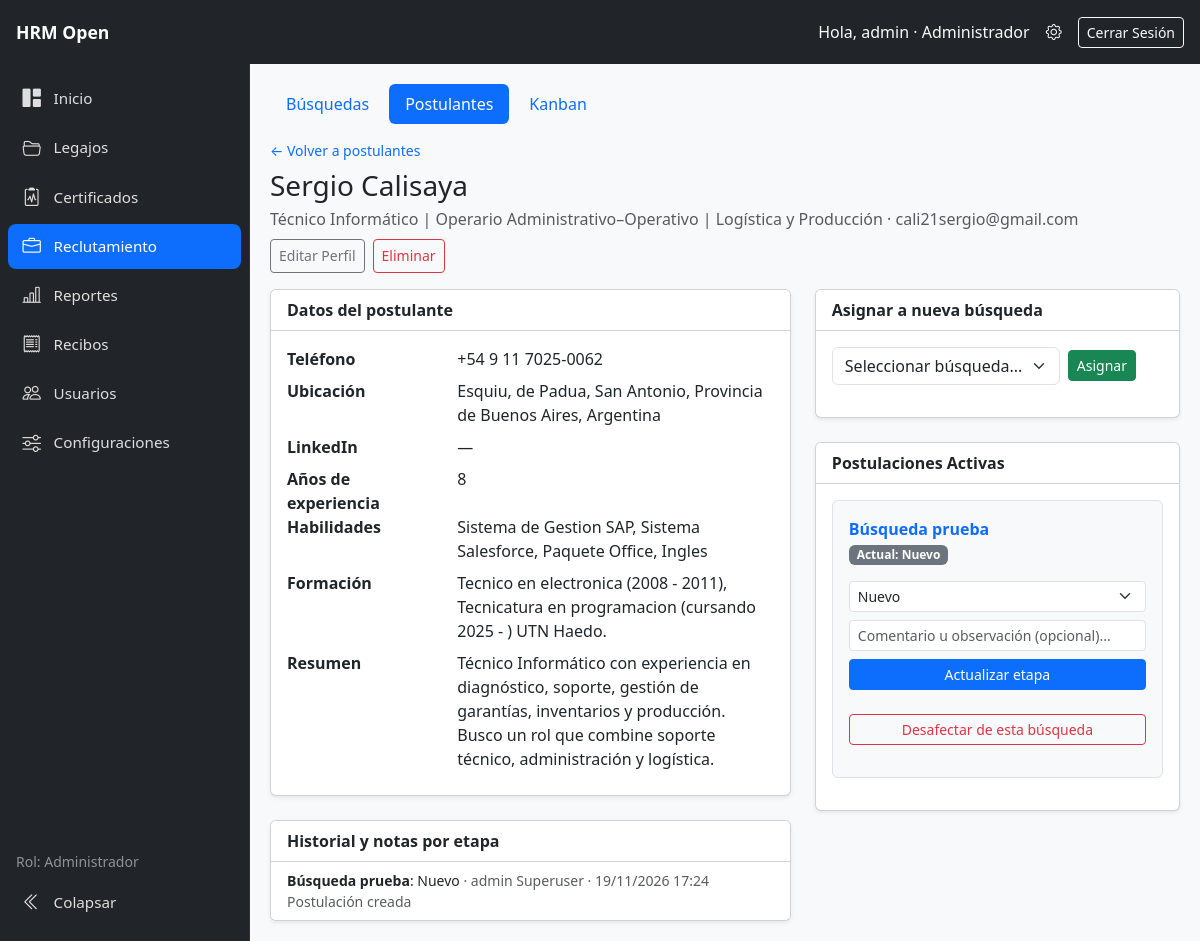
The page /recruitment/candidates/6/ (signed in) on the database as committed earlier.
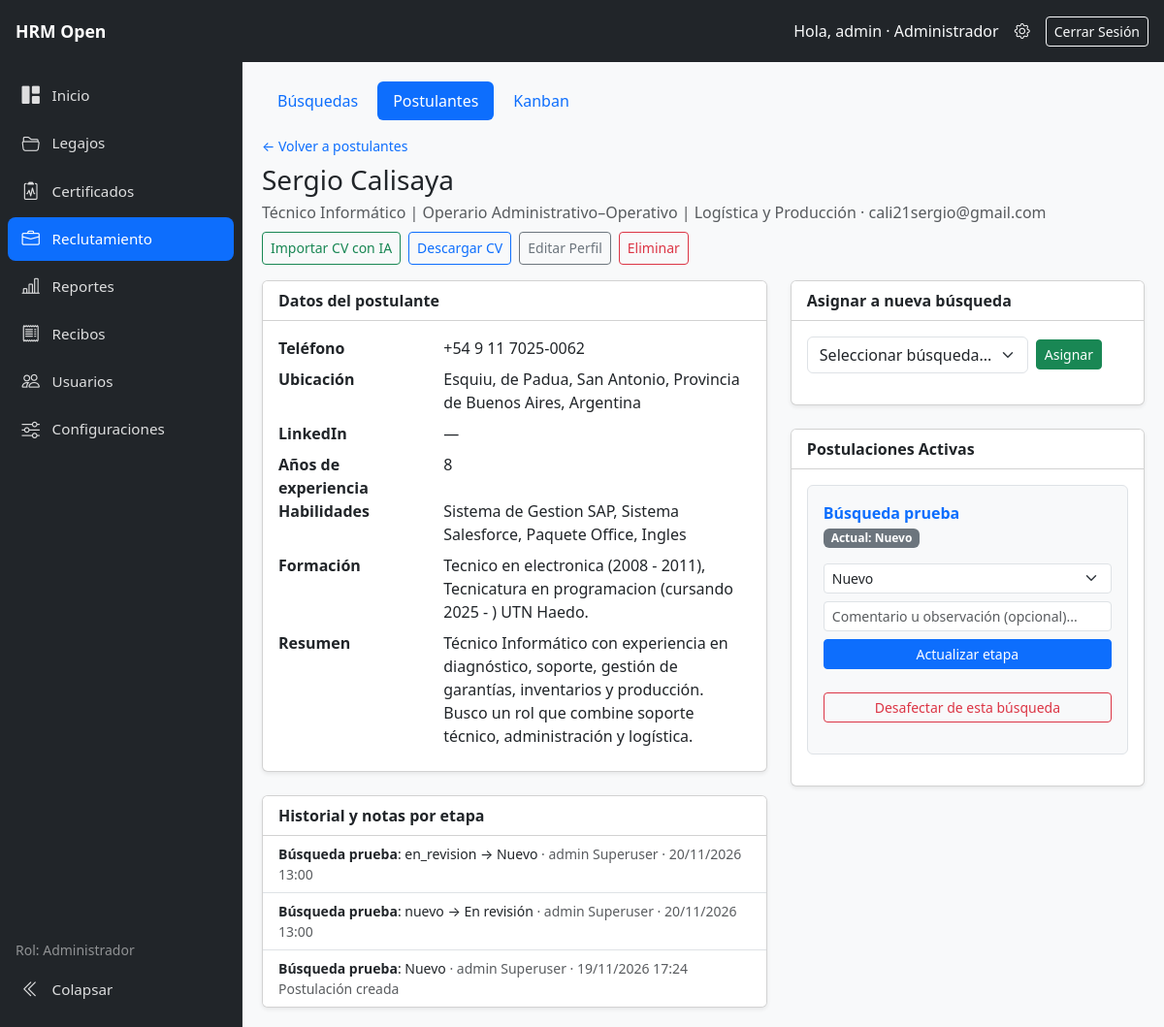
The same page on the database as committed later.
### recruitment/models.py (models this page shows, shortened)
class Candidate(models.Model):
    class Source(models.TextChoices):
        MANUAL = "manual", "Carga manual"
        PORTAL = "portal", "Portal de candidatos"
    first_name = models.CharField("Nombre", max_length=100)
    last_name = models.CharField("Apellido", max_length=100)
    email = models.EmailField("Email", unique=True)
    phone = models.CharField("Teléfono", max_length=40, blank=True)
    location = models.CharField("Ubicación", max_length=150, blank=True)
    linkedin = models.URLField("LinkedIn", blank=True)
    current_title = models.CharField("Puesto actual", max_length=150, blank=True)
    years_experience = models.PositiveSmallIntegerField("Años de experiencia", null=True, blank=True)
    skills = models.TextField("Habilidades", blank=True)
    education = models.TextField("Formación", blank=True)
    summary = models.TextField("Resumen profesional", blank=True)
    cv_file = models.FileField("CV", upload_to="cvs/%Y/%m/", blank=True)
    cv_text = models.TextField("Texto del CV (para búsquedas)", blank=True)
    source = models.CharField("Origen", max_length=10, choices=Source.choices, default=Source.MANUAL)
    consent_given = models.BooleanField("Consentimiento de datos", default=False)
    created_at = models.DateTimeField(auto_now_add=True)
    updated_at = models.DateTimeField(auto_now=True)
    class Meta:
        ordering = ["-created_at"]
        verbose_name = "postulante"
    def __str__(self):
        return f"{self.first_name} {self.last_name}".strip()

class StageLog(models.Model):
    application = models.ForeignKey(Application, on_delete=models.CASCADE, related_name="logs")
    from_stage = models.CharField(max_length=20, blank=True)
    to_stage = models.CharField(max_length=20, choices=Application.Stage.choices)
    changed_by = models.ForeignKey(
        settings.AUTH_USER_MODEL, on_delete=models.SET_NULL, null=True, blank=True,
    )
    comment = models.CharField("Comentario", max_length=300, blank=True)
    changed_at = models.DateTimeField(auto_now_add=True)
    class Meta:
        ordering = ["-changed_at"]

class Application(models.Model):
    class Stage(models.TextChoices):
        NEW = "nuevo", "Nuevo"
        REVIEW = "en_revision", "En revisión"
        INTERVIEW_1 = "entrevista_1", "1° Entrevista"
        INTERVIEW_2 = "entrevista_2", "2° Entrevista"
        PSICO = "psico", "Psicotécnico"
        MEDICAL = "medico", "En Médico"
        OFFER = "oferta", "Oferta"
        HIRED = "contratado", "Contratado"
        NO_APLICA = "no_aplica", "No Aplica"
        BAJA = "baja", "Baja"
    candidate = models.ForeignKey(Candidate, on_delete=models.CASCADE, related_name="applications")
    position = models.ForeignKey(Position, on_delete=models.CASCADE, related_name="applications")
    stage = models.CharField("Etapa", max_length=20, choices=Stage.choices, default=Stage.NEW)
    stage_notes = models.JSONField("Notas por etapa", default=dict, blank=True)
    created_at = models.DateTimeField(auto_now_add=True)
    updated_at = models.DateTimeField(auto_now=True)
    class Meta:
        ordering = ["-created_at"]
        constraints = [
            models.UniqueConstraint(fields=["candidate", "position"], name="uniq_candidate_position"),
        ]

class Position(models.Model):
    class Status(models.TextChoices):
        OPEN = "abierta", "Abierta"
        PAUSED = "pausada", "Pausada"
        CLOSED = "cerrada", "Cerrada"
    title = models.CharField("Título", max_length=150)
    client = models.CharField("Cliente / Área", max_length=150, blank=True)
    description = models.TextField("Descripción", blank=True)
    requirements = models.TextField("Requisitos", blank=True)
    status = models.CharField("Estado", max_length=10, choices=Status.choices, default=Status.OPEN)
    start_date = models.DateField("Fecha de inicio", null=True, blank=True)
    closing_date = models.DateField("Fecha de cierre", null=True, blank=True)
    vacancies = models.PositiveSmallIntegerField("Vacantes", default=1)
    owner = models.ForeignKey(
        settings.AUTH_USER_MODEL, verbose_name="Responsable", on_delete=models.SET_NULL,
        null=True, blank=True, related_name="positions",
    )
    created_at = models.DateTimeField(auto_now_add=True)
    class Meta:
        ordering = ["-created_at"]
        verbose_name = "búsqueda"

### recruitment/views.py (the view)
# urls.py: path('candidates/<int:pk>/', views.candidate_detail, name='candidate_detail'),
@role_required(*ALL_ROLES)
def candidate_detail(request, pk):
    candidate = get_object_or_404(Candidate, pk=pk)
    applications = list(
        candidate.applications.exclude(
            stage__in=[Application.Stage.BAJA, Application.Stage.NO_APLICA, Application.Stage.HIRED]
        ).select_related("position")
    )
    for app in applications:
        app.next_options = next_options(app.stage) # Lista ordenada con las etapas y sus notas para guardar.
        notes_dict = dict(app.stage_notes or {})
        app.stage_notes_items = [
            (stage_key, stage_label, notes_dict.get(stage_key, ""))
            for stage_key, stage_label in Application.Stage.choices
        ]
    logs = StageLog.objects.filter(application__candidate=candidate).select_related(
        "application__position", "changed_by"
    )
    positions_open = Position.objects.filter(status=Position.Status.OPEN)
    user_role = get_user_role(request.user)
    can_manage_recruitment = user_role in (ADMIN, RECRUITER)
    return render(request, "recruitment/candidate_detail.html", {
        "candidate": candidate,
        "applications": applications,
        "logs": logs,
        "positions_open": positions_open,
        "user_role": user_role,
        "can_manage_recruitment": can_manage_recruitment,
    })

### templates/recruitment/candidate_detail.html (shortened to what this page needs)
﻿{% extends "recruitment/base.html" %}
{% block recruitment_content %}
<a href="{% url 'recruitment:candidate_list' %}" class="small text-decoration-none">← Volver a postulantes</a>
<div class="d-flex justify-content-between align-items-start flex-wrap gap-2 mt-2 mb-3">
  <div>
    <h1 class="h3 mb-1">{{ candidate }}</h1>
    <div class="text-muted">{{ candidate.current_title|default:"Sin puesto actual" }} · {{ candidate.email }}</div>
  </div>
  <div class="d-inline-flex flex-wrap align-items-stretch gap-2">
    {% if can_manage_recruitment and candidate.cv_file and candidate.cv_file.name %}
      <form method="post"
            action="{% url 'recruitment:candidate_parse_cv' candidate.pk %}"
            class="m-0 d-inline-flex align-items-stretch">
        <button type="submit" class="btn btn-outline-success btn-sm d-inline-flex align-items-center">
          Importar CV con IA
        </button>
      </form>
    {% endif %}
    {% if candidate.cv_file and candidate.cv_file.name %}
      <a href="{% url 'recruitment:candidate_cv' candidate.pk %}"
         class="btn btn-outline-primary btn-sm d-inline-flex align-items-center"
         style="height: 34px; white-space: nowrap;">
        Descargar CV
      </a>
    {% endif %}
    {% if can_manage_recruitment %}
      <a href="{% url 'recruitment:candidate_edit' candidate.pk %}"
         class="btn btn-outline-secondary btn-sm d-inline-flex align-items-center"
         style="height: 34px; white-space: nowrap;">
        Editar Perfil
      </a>
      <form method="post"
            action="{% url 'recruitment:candidate_delete' candidate.pk %}"
            class="m-0 d-inline-flex align-items-stretch"
            onsubmit="return confirm('¿Eliminar permanentemente a {{ candidate }} de la lista de postulantes? Esta acción no se puede deshacer.');">
        <button type="submit"
                class="btn btn-outline-danger btn-sm d-inline-flex align-items-center"
                style="height: 34px; white-space: nowrap;">
          Eliminar
        </button>
      </form>
    {% endif %}
  </div>
</div>
<div class="row g-4">
  <div class="col-lg-7">
    <div class="card shadow-sm mb-4">
      <div class="card-header bg-white fw-semibold">Datos del postulante</div>
      <div class="card-body">
        <dl class="row mb-0">
          <dt class="col-sm-4">Teléfono</dt><dd class="col-sm-8">{{ candidate.phone|default:"—" }}</dd>
          <dt class="col-sm-4">Ubicación</dt><dd class="col-sm-8">{{ candidate.location|default:"—" }}</dd>
          <dt class="col-sm-4">LinkedIn</dt>
          <dd class="col-sm-8">
            {% if candidate.linkedin %}
              <a href="{{ candidate.linkedin }}" target="_blank" rel="noopener">{{ candidate.linkedin }}</a>
            {% else %}—{% endif %}
          </dd>
          <dt class="col-sm-4">Años de experiencia</dt><dd class="col-sm-8">{{ candidate.years_experience|default:"—" }}</dd>
          <dt class="col-sm-4">Habilidades</dt><dd class="col-sm-8" style="white-space: pre-line">{{ candidate.skills|default:"—" }}</dd>
          <dt class="col-sm-4">Formación</dt><dd class="col-sm-8" style="white-space: pre-line">{{ candidate.education|default:"—" }}</dd>
          <dt class="col-sm-4">Resumen</dt><dd class="col-sm-8" style="white-space: pre-line">{{ candidate.summary|default:"—" }}</dd>
        </dl>
      </div>
    </div>
    <div class="card shadow-sm">
      <div class="card-header bg-white fw-semibold">Historial y notas por etapa</div>
      <ul class="list-group list-group-flush">
        {% for log in logs %}
        <li class="list-group-item small">
          <strong>{{ log.application.position.title }}</strong>:
          {% if log.from_stage %}{{ log.from_stage }} → {% endif %}{{ log.get_to_stage_display }}
          <span class="text-muted">· {{ log.changed_by.get_full_name|default:log.changed_by.username|default:"Sistema" }} · {{ log.changed_at|date:"d/m/Y H:i" }}</span>
          {% if log.comment %}<div class="text-muted">{{ log.comment }}</div>{% endif %}
        </li>
        {% empty %}
        <li class="list-group-item text-muted small">Sin movimientos registrados.</li>
        {% endfor %}
      </ul>
    </div>
  </div>
  <div class="col-lg-5">
    <div class="card shadow-sm mb-4">
      <div class="card-header bg-white fw-semibold">Asignar a nueva búsqueda</div>
      <div class="card-body">
        <form method="post" action="{% url 'recruitment:assign_candidate_position' candidate.pk %}" class="d-flex gap-2 align-items-center">
          <select name="position_id" class="form-select form-control w-auto" required>
            <option value="">Seleccionar búsqueda...</option>
          </select>
          <button type="submit" class="btn btn-success btn-sm">Asignar</button>
        </form>
      </div>
    </div>
    <div class="card shadow-sm">
      <div class="card-header bg-white fw-semibold">Postulaciones Activas</div>
      <div class="card-body">
        {% if applications %}
          {% for app in applications %}
          <div class="border rounded p-3 mb-3 bg-light">
            <div class="d-flex justify-content-between align-items-center mb-2">
              <div>
                <a href="{% url 'recruitment:position_detail' app.position.pk %}" class="fw-semibold text-decoration-none">{{ app.position.title }}</a>
                <div class="mt-1">
                  <span class="badge bg-secondary">Actual: {{ app.get_stage_display }}</span>
                </div>
              </div>
            </div>
            <form method="post" action="{% url 'recruitment:application_move' app.pk %}" class="mt-3">
              <div class="mb-2">
                <select name="to_stage" class="form-select form-select-sm" required>
                  {% for value, label in app.next_options %}
                    <option value="{{ value }}" {% if value == app.stage %}selected{% endif %}>{{ label }}</option>
                  {% endfor %}
                </select>
              </div>
              <div class="mb-2">
                <input type="text" name="comment" class="form-control form-control-sm" placeholder="Comentario u observación (opcional)..." maxlength="500">
              </div>
              <button type="submit" class="btn btn-primary btn-sm w-100 mb-2">Actualizar etapa</button>
            </form>
            <form method="post" action="{% url 'recruitment:application_delete' app.pk %}" onsubmit="return confirm('¿Estás seguro de desafectar al candidato de esta búsqueda? El historial se conservará.');">
              <button type="submit" class="btn btn-outline-danger btn-sm w-100">Desafectar de esta búsqueda</button>
            </form>
          </div>
          {% endfor %}
        {% else %}
          <p class="text-muted small mb-0 fst-italic">Sin vacante asignada actualmente.</p>
        {% endif %}
      </div>
  {% endblock %}

### templates/dashboard.html (shortened to what this page needs)
﻿<!DOCTYPE html>
{% load static %}
<html lang="es">
<head>
    <link href="https://cdn.jsdelivr.net/npm/bootstrap@5.3.0/dist/css/bootstrap.min.css" rel="stylesheet">
    <link rel="stylesheet" href="https://cdn.jsdelivr.net/npm/bootstrap-icons@1.10.5/font/bootstrap-icons.css">
</head>
<body class="app-shell">
    <header class="app-topbar">
        <div class="d-flex align-items-center gap-2">
            <a class="brand-text d-flex align-items-center gap-2 text-decoration-none" href="{% url 'dashboard' %}">
                <span class="text-white fw-bold d-none d-sm-inline">HRM Open</span>
            </a>
        </div>
        <div class="d-flex align-items-center">
            {% if request.user.is_authenticated %}
                <span class="text-light me-3 d-none d-md-inline">
                    Hola, {{ request.user.first_name|default:request.user.username }}{% if user_role %} · {{ user_role }}{% endif %}
                </span>
                {% if can_manage_users %}
                    <a href="{% url 'admin:index' %}" class="text-white text-decoration-none me-3" title="Panel de Administración" target="_blank">
                        <i class="bi bi-gear"></i>
                    </a>
                {% endif %}
                <form action="{% url 'logout' %}" method="post" class="d-inline m-0">
                    <button type="submit" class="btn btn-outline-light btn-sm">Cerrar Sesión</button>
                </form>
            {% else %}
                <a href="{% url 'login' %}" class="btn btn-outline-light btn-sm">Iniciar Sesión</a>
            {% endif %}
        </div>
    </header>
    <div class="app-layout">
        {% include "partials/sidebar_nav.html" %}
        <main class="app-main">
            {% block content %}{% endblock %}
        </main>
    </div>
</body>
</html>

Rows that differ between the two databases and show on the page:
added StageLog: application.position "Búsqueda prueba", from_stage "en_revision", to_stage "Nuevo", changed_by.get_full_name "admin Superuser", changed_at "20/11/2026 13:00"
added StageLog: application.position "Búsqueda prueba", from_stage "nuevo", to_stage "En revisión", changed_by.get_full_name "admin Superuser", changed_at "20/11/2026 13:00"
Other text that changed with them:
text now shown: "Importar CV con IA Descargar CV"
